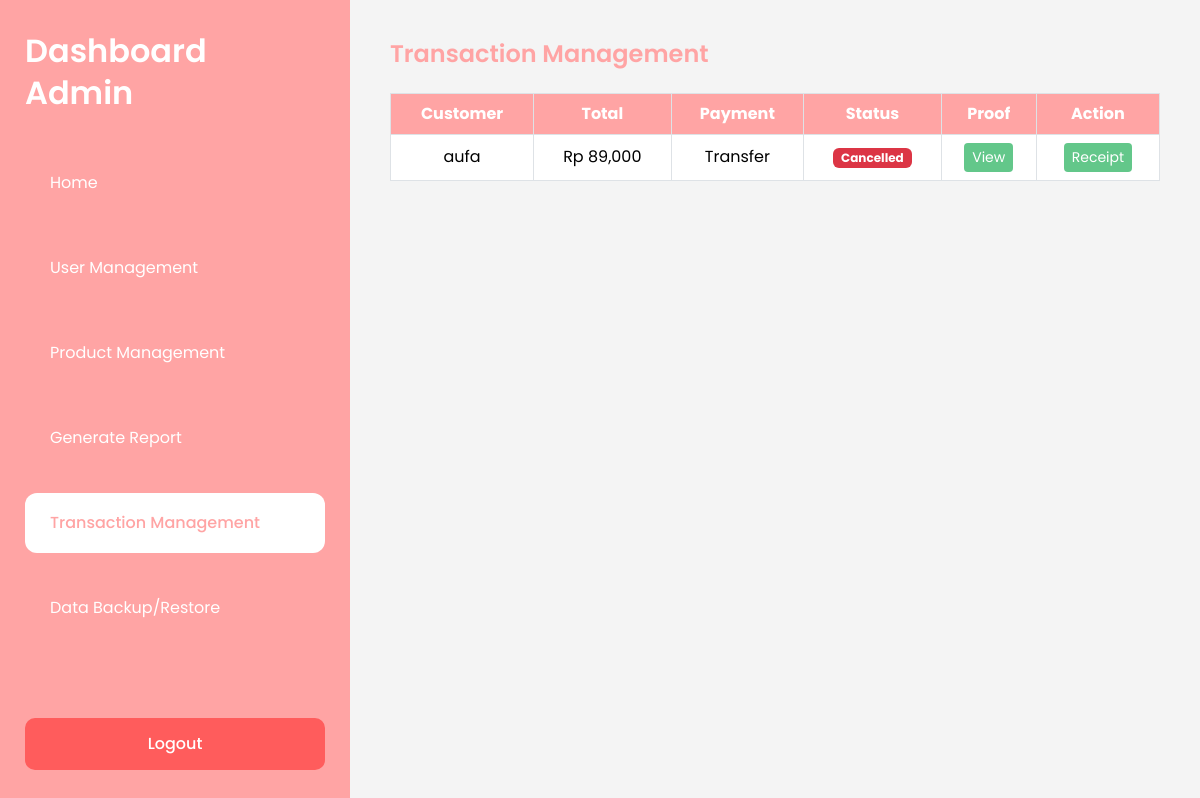
The app's page /admin/transactions.php (signed in) with its own data.
### tables this page shows
CREATE TABLE `transactions` (
  `id` int(11) NOT NULL,
  `customer_id` int(11) NOT NULL,
  `customer_name` varchar(100) NOT NULL,
  `total` int(11) NOT NULL,
  `payment_method` varchar(20) NOT NULL,
  `shipping_address` text DEFAULT NULL,
  `status` varchar(20) DEFAULT 'pending',
  `created_at` timestamp NOT NULL DEFAULT current_timestamp(),
  `payment_proof` varchar(255) DEFAULT NULL
);

### admin/transactions.php (the view, shortened to what this page needs)
<?php
require_once '../config/database.php';
$transactions = mysqli_query($conn, "
    SELECT * FROM transactions
    ORDER BY id DESC
");
$salesData = [];
$salesQuery = mysqli_query($conn, "
    SELECT transaction_id, product_name, quantity, subtotal
    FROM sales
");
while($sale = mysqli_fetch_assoc($salesQuery)){
    $salesData[$sale['transaction_id']][] = $sale;
}
?>
<!DOCTYPE html>
<html>
<head>
<link href="https://cdn.jsdelivr.net/npm/bootstrap@5.3.3/dist/css/bootstrap.min.css" rel="stylesheet">
<link href="https://cdn.jsdelivr.net/npm/bootstrap-icons/font/bootstrap-icons.css" rel="stylesheet">
</head>
<body>
<div class="d-flex min-vh-100">
<?php include 'sidebar.php'; ?>
<div class="content">
<h4 class="page-title mb-4">Transaction Management</h4>
<table class="table table-bordered align-middle">
<thead>
<tr>
    <th>Customer</th>
    <th>Total</th>
    <th>Payment</th>
    <th>Status</th>
    <th>Proof</th>
    <th>Action</th>
</tr>
</thead>
<tbody>
<?php while($row = mysqli_fetch_assoc($transactions)) : ?>
<tr>
<td><?= $row['customer_name'] ?></td>
<td>Rp <?= number_format($row['total']) ?></td>
<td><?= ucfirst($row['payment_method']) ?></td>
<td>
<?php
$status = strtolower($row['status']);
if($status == 'approved'){
    echo '<span class="badge bg-success">Approved</span>';
} elseif($status == 'pending'){
    echo '<span class="badge bg-warning text-dark">Pending</span>';
} else {
    echo '<span class="badge bg-danger">Cancelled</span>';
}
?>
</td>
<td>
<?php if($row['payment_method'] == 'transfer' && !empty($row['payment_proof'])): ?>
    <button class="btn btn-proof btn-sm"
        data-bs-toggle="modal"
        data-bs-target="#proofModal"
        data-img="../assets/payment_proof/<?= $row['payment_proof'] ?>">
        View
    </button>
<?php else: ?>
    <span class="badge bg-secondary">No Proof (Cod)</span>
<?php endif; ?>
</td>
<td>
<button class="btn btn-receipt btn-sm"
    data-bs-toggle="modal"
    data-bs-target="#receiptModal"
    data-id="<?= $row['id'] ?>"
    data-customer="<?= htmlspecialchars($row['customer_name']) ?>"
    data-total="<?= $row['total'] ?>"
    data-payment="<?= $row['payment_method'] ?>"
    data-status="<?= $row['status'] ?>"
    data-date="<?= $row['created_at'] ?>"
    data-address="<?= htmlspecialchars($row['shipping_address']) ?>"
    data-products='<?= json_encode($salesData[$row["id"]] ?? []) ?>'
    data-proof="<?= $row['payment_proof'] ?>">
    Receipt
</button>
</td>
</tr>
<?php endwhile; ?>
</tbody>
</table>
</div>
</div>
</body>
</html>

### admin/transactions.php (style rules this page uses)
body { font-family: 'Poppins', sans-serif; background: #f4f4f4; }
.content { padding: 40px; flex: 1; }
.page-title { color: #FFA4A4; font-weight: 600; }
.table thead th { background: #FFA4A4 !important; color: white !important; text-align: center; }
.table td { text-align: center; vertical-align: middle; }
.btn-receipt { background: #63C78A; color: white; border: none; }
.btn-proof { background: #63C78A; color: white; border: none; }

### records on screen
transactions: customer_name "aufa", total "89,000", payment_method "Transfer", status "Cancelled"
